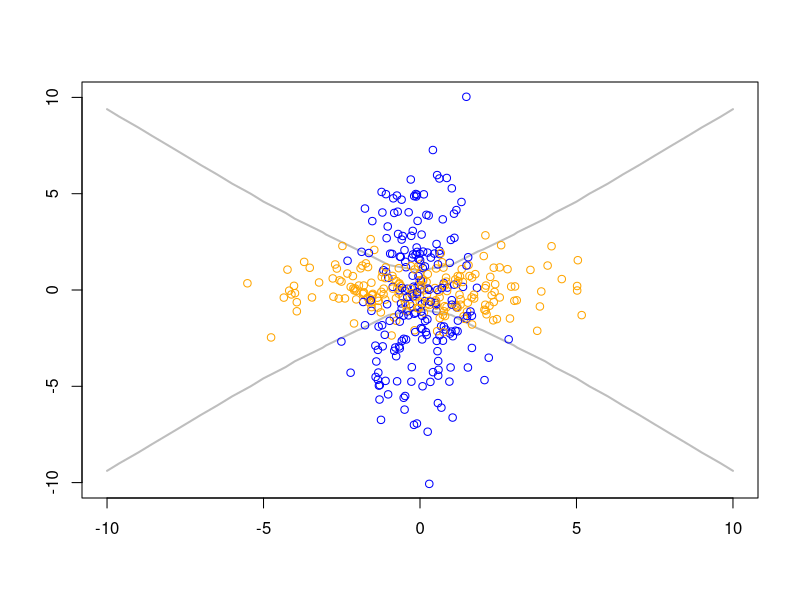
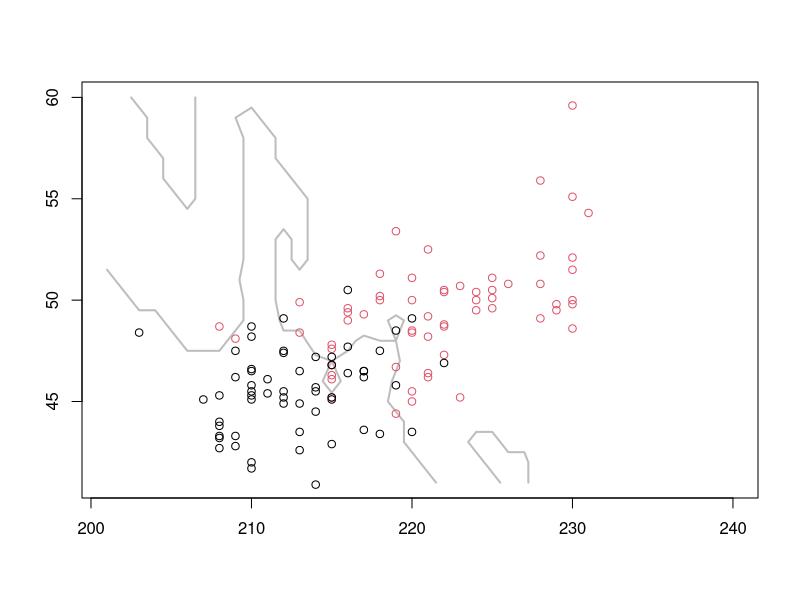
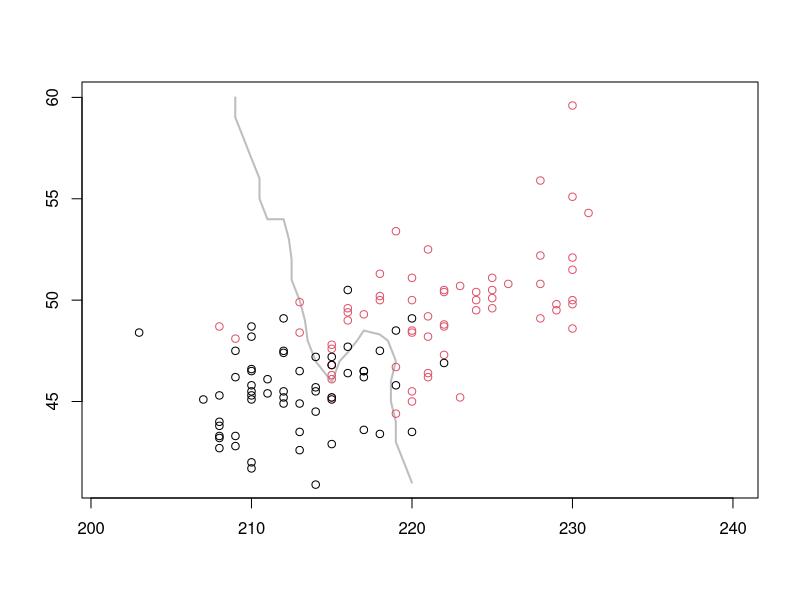
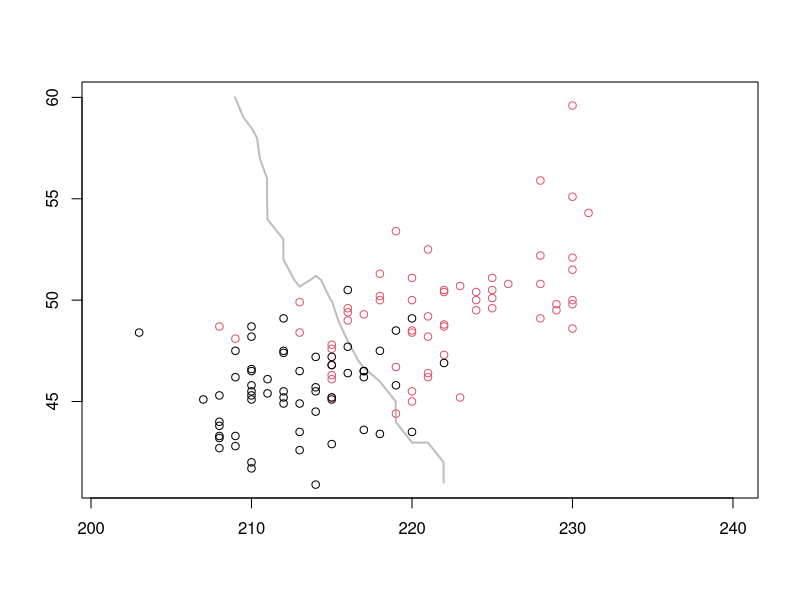
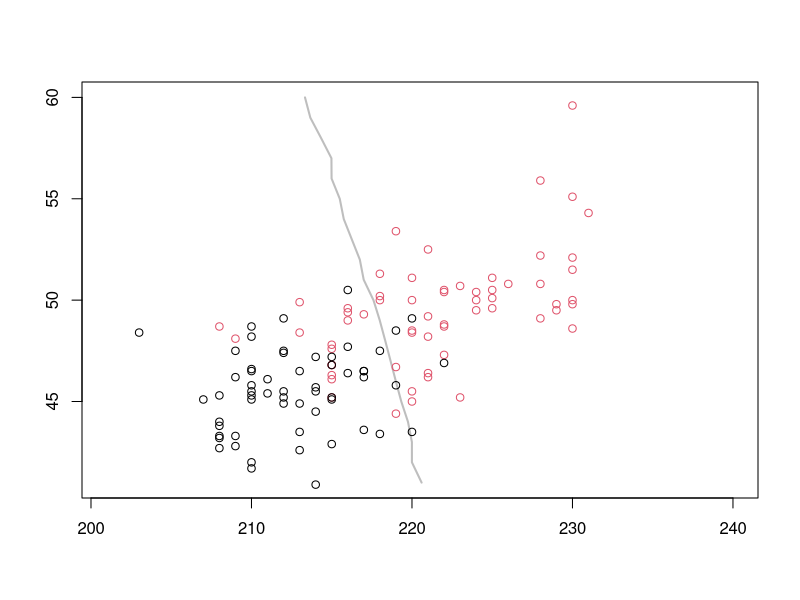

The R script that drew these images, in order:
## ---- chunk 1
library(caret)
library(class)
library(palmerpenguins)
library(ggplot2)
library(mvtnorm)
library(MASS)
## ---- chunk 2
library(mnormt)
library(MASS)


QDA2 = function(X, pi_m, mu_m, Sigma_m, mu_f, Sigma_f){
  # Inputs:
  # X = a dataframe with two columns (the predictors)
  # pi_m = a prior probability for class 'male'
  # All the other inputs are vectors of length 2, corresponding to 2 predictor variables
  # mu_m = a mean vector for class 'male'
  # Sigma_m = a covariance matrix for class 'male'
  # mu_f = a mean vector for class 'female'
  # Sigma_f = a covariance matrix for class 'female'
  # 
  # Output: the posterior probability for class 'male'
  
  likelihood_male = dmnorm(X, mean=mu_m, varcov = Sigma_m) 
  likelihood_female = dmnorm(X, mean=mu_f, varcov = Sigma_f) 
  
  # unnormalized probabilities:
  unp_male = likelihood_male * pi_m
  unp_female = likelihood_female * (1 - pi_m)
  
  return((unp_male)/(unp_male + unp_female))
}

mu_b = c(0, 0)
sigma_b = matrix(c(1, 0, 0, 10), nrow = 2, ncol = 2, byrow = TRUE)
mu_o = c(0, 0)
sigma_o = matrix(c(4, 0, 0, 1), nrow = 2, ncol = 2, byrow = TRUE)
grid = expand.grid(x=-10:10, y=-10:10) 

prob.grid = QDA2(grid, 0.5, mu_b, sigma_b, mu_o, sigma_o)

# plot the boundary
contour(x=-10:10, y=-10:10, z=matrix(prob.grid, nrow=21), levels=0.5,
        col="grey", drawlabels=FALSE, lwd=2)

# Finally, plot the training data points on the same figure:
n = 400 
data = matrix(0, nrow = n, ncol = 2)
labels <- sample(c("blue", "orange"), size = n, replace = TRUE)

for (i in 1:n) {
  if (labels[i] == "blue") {
    data[i,] <- mvrnorm(n = 1, mu = mu_b, Sigma = sigma_b)
  } else {
    data[i,] <- mvrnorm(n = 1, mu = mu_o, Sigma = sigma_o)
  }
}


points(data[,1], data[,2], col=labels)

## ---- chunk 3
library(palmerpenguins)
df = subset(penguins, species == 'Gentoo')
df = df[,c("sex","flipper_length_mm","bill_length_mm")]
df = na.omit(df)


library(class)
predictors = df[,c("flipper_length_mm", "bill_length_mm" )]

grid = expand.grid(x=201:240, y=41:60) # make a list of grid points
classes.grid = knn(predictors, grid, df$sex, k=3, prob=TRUE)
prob.grid = attr(classes.grid, "prob")

prob.grid = ifelse(classes.grid == "male", prob.grid, 1 - prob.grid)

contour(x=201:240, y=41:60, z=matrix(prob.grid, nrow=40), levels=0.5,
col="grey", drawlabels=FALSE, lwd=2)

points(df$flipper_length_mm, df$bill_length_mm, col=df$sex)




## ---- chunk 4
library(class)
predictors = df[,c("flipper_length_mm", "bill_length_mm" )]

grid = expand.grid(x=201:240, y=41:60) # make a list of grid points
classes.grid = knn(predictors, grid, df$sex, k=10, prob=TRUE)
prob.grid = attr(classes.grid, "prob")

prob.grid = ifelse(classes.grid == "male", prob.grid, 1 - prob.grid)

contour(x=201:240, y=41:60, z=matrix(prob.grid, nrow=40), levels=0.5,
col="grey", drawlabels=FALSE, lwd=2)

points(df$flipper_length_mm, df$bill_length_mm, col=df$sex)
## ---- chunk 5
library(class)
predictors = df[,c("flipper_length_mm", "bill_length_mm" )]

grid = expand.grid(x=201:240, y=41:60) # make a list of grid points
classes.grid = knn(predictors, grid, df$sex, k=30, prob=TRUE)
prob.grid = attr(classes.grid, "prob")

prob.grid = ifelse(classes.grid == "male", prob.grid, 1 - prob.grid)

contour(x=201:240, y=41:60, z=matrix(prob.grid, nrow=40), levels=0.5,
col="grey", drawlabels=FALSE, lwd=2)


points(df$flipper_length_mm, df$bill_length_mm, col=df$sex)
## ---- chunk 6
library(class)
predictors = df[,c("flipper_length_mm", "bill_length_mm" )]

grid = expand.grid(x=201:240, y=41:60) # make a list of grid points
classes.grid = knn(predictors, grid, df$sex, k=100, prob=TRUE)
prob.grid = attr(classes.grid, "prob")

prob.grid = ifelse(classes.grid == "male", prob.grid, 1 - prob.grid)

contour(x=201:240, y=41:60, z=matrix(prob.grid, nrow=40), levels=0.5,
col="grey", drawlabels=FALSE, lwd=2)


points(df$flipper_length_mm, df$bill_length_mm, col=df$sex)
## ---- chunk 7
N = 50
noise_sd = 0.2
set.seed(42)
xtrain = runif(N, min=0, max=2*pi) # sample data uniformly from [0,2pi] 
ytrain = sin(xtrain) + rnorm(N, mean=0, sd=noise_sd)
xtest = runif(N, min=0, max=2*pi)
ytest = sin(xtest) + rnorm(N, mean=0, sd=noise_sd)
# plot(xtrain, ytrain)
## ---- chunk 8
knn.fit = knnreg(matrix(xtrain), ytrain, k=5)
ypred = predict(knn.fit, xtest)
# plot(ytest, ypred)
## ---- chunk 9
mse = mean((ytest - ypred)^2)
mse
## ---- chunk 10
x2train = runif(N, min=0, max=2*pi)
Xtrain = cbind(xtrain, x2train)

x2test = runif(N, min=0, max=2*pi)
Xtest = cbind(xtest, x2test)

# Re-do 5-NN using the matrices Xtrain and Xtest
knn.fit2 = knnreg(Xtrain, ytrain, k=5)
ypred2 = predict(knn.fit2, Xtest)

# Evaluate the Test MSE, and compare with (A).
mse2 = mean((ytest - ypred2)^2)
mse2
## ---- chunk 11
# Fit polynomial regression of degree 2
poly.fit2 = lm(ytrain ~ poly(xtrain, 2) + poly(x2train, 2))
ypred2 = predict(poly.fit2, data.frame(xtest, x2test))
test_mse2 = mean((ypred2 - ytest)^2)

# Fit polynomial regression of degree 3
poly.fit3 = lm(ytrain ~ poly(xtrain, 3) + poly(x2train, 3))
ypred3 = predict(poly.fit3, data.frame(xtest, x2test))
test_mse3 = mean((ypred3 - ytest)^2)

# Select the degree with the lowest Test MSE
if (test_mse2 < test_mse3) {
  poly.fit = poly.fit2
  ypred = ypred2
  test_mse = test_mse2
} else {
  poly.fit = poly.fit3
  ypred = ypred3
  test_mse = test_mse3
}

# Generate another test set and calculate Test MSE
N = 50
noise_sd = 0.2
set.seed(43)

xtrain_new = runif(N, min=0, max=2*pi)
ytrain_new = sin(xtrain_new) + rnorm(N, mean=0, sd=noise_sd)

x2train_new = runif(N, min=0, max=2*pi)
Xtrain_new = cbind(xtrain_new, x2train_new)

xtest_new = runif(N, min=0, max=2*pi)
ytest_new = sin(xtest_new) + rnorm(N, mean=0, sd=noise_sd)
x2test_new = runif(N, min=0, max=2*pi)
Xtest_new = cbind(xtest_new, x2test_new)

ypred_new = predict(poly.fit, data.frame(xtest_new, x2test_new))
final_test_mse = mean((ypred_new - ytest_new)^2)
final_test_mse
